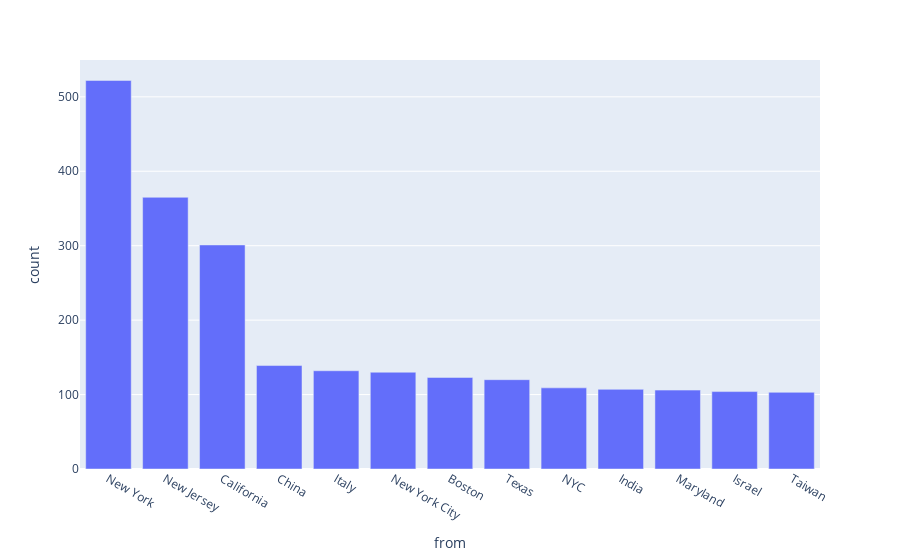

Notebook code cell kept with this figure:
### Code cell
tinder_from=tinder_profils['from'].value_counts().reset_index()
tinder_from = tinder_from[tinder_from['count'] > 100]
fig=px.bar(tinder_from,x='from',y='count')
fig.show()

### Figure 1 — Plotly figure (JSON) as saved in the notebook; plotly's stock layout.template omitted (floating-point values rounded to 4 significant figures)
{"data": [{"alignmentgroup": "True", "hovertemplate": "from=%{x}<br>count=%{y}<extra></extra>", "legendgroup": "", "marker": {"color": "#636efa", "pattern": {"shape": ""}}, "name": "", "offsetgroup": "", "orientation": "v", "showlegend": false, "textposition": "auto", "type": "bar", "x": ["New York", "New Jersey", "California", "China", "Italy", "New York City", "Boston", "Texas", "NYC", "India", "Maryland", "Israel", "Taiwan"], "xaxis": "x", "y": [522, 365, 301, 139, 132, 130, 123, 120, 109, 107, 106, 104, 103], "yaxis": "y"}], "layout": {"barmode": "relative", "legend": {"tracegroupgap": 0}, "margin": {"t": 60}, "xaxis": {"anchor": "y", "domain": [0, 1], "title": {"text": "from"}}, "yaxis": {"anchor": "x", "domain": [0, 1], "title": {"text": "count"}}}}
